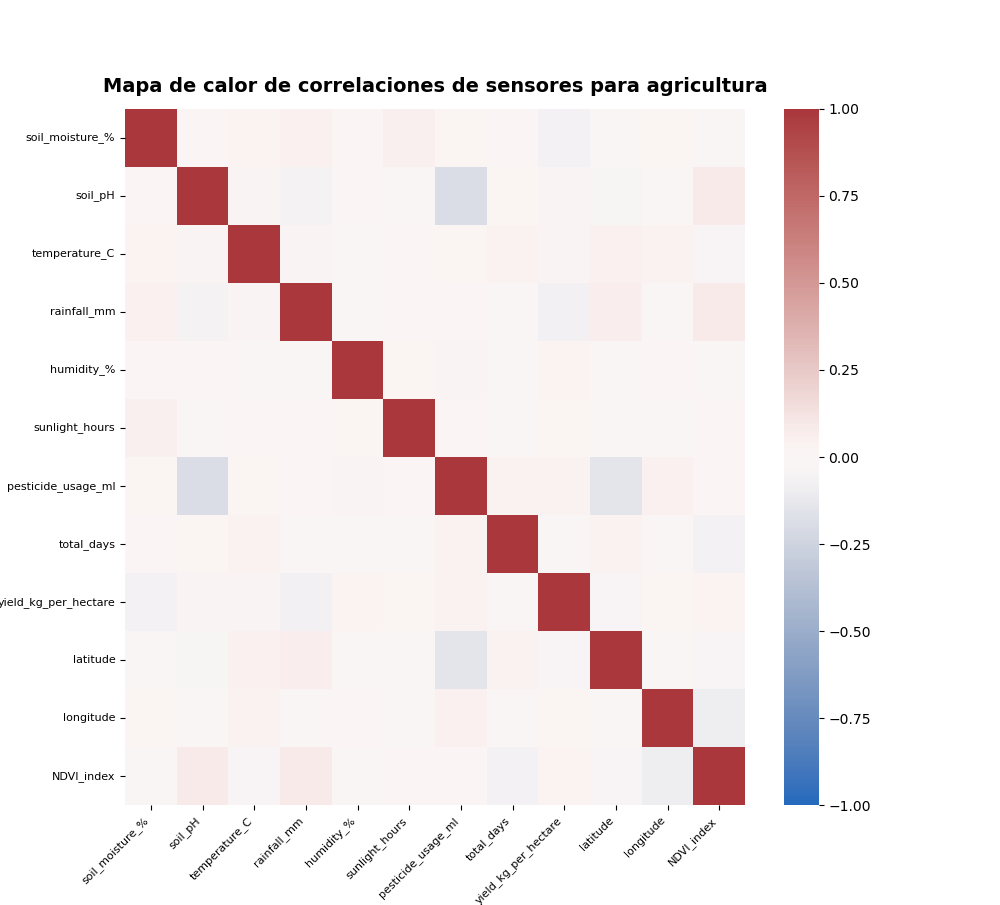

Source code (Python):
import pandas as pd
import seaborn as sns
import matplotlib.pyplot as plt

df = pd.read_csv("Smart_Farming_Crop_Yield_2024.csv")
df_heatmap = df.select_dtypes(include="number")

plt.figure(figsize=(10,10))
sns.heatmap(
    df_heatmap.corr(),
    center=0,
    vmin=-1,
    vmax=1,
    cmap="vlag")

plt.xticks(rotation=45, ha="right", fontsize=8)
plt.yticks(rotation=0, fontsize=8)
plt.title("Mapa de calor de correlaciones de sensores para agricultura", fontsize=14, weight="bold", pad=12)
plt.show()
